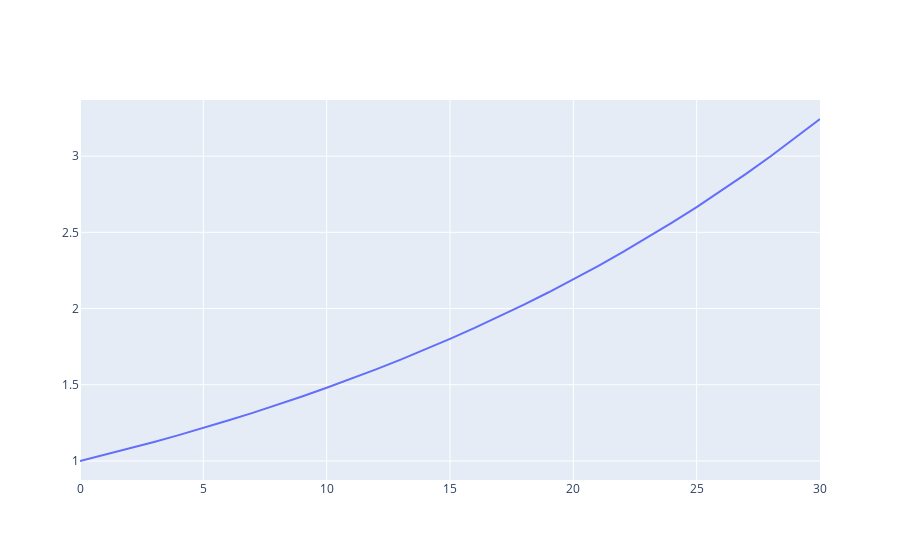

Here is the notebook cell this chart was saved with:
### Code cell


### Figure 1 — Plotly figure (JSON) as saved in the notebook; plotly's stock layout.template omitted (floating-point values rounded to 4 significant figures)
{"data": [{"mode": "lines", "type": "scatter", "x": [0, 1, 2, 3, 4, 5, 6, 7, 8, 9, 10, 11, 12, 13, 14, 15, 16, 17, 18, 19, 20, 21, 22, 23, 24, 25, 26, 27, 28, 29, 30], "y": [1, 1.04, 1.082, 1.125, 1.17, 1.217, 1.265, 1.316, 1.369, 1.423, 1.48, 1.539, 1.601, 1.665, 1.732, 1.801, 1.873, 1.948, 2.026, 2.107, 2.191, 2.279, 2.37, 2.465, 2.563, 2.666, 2.772, 2.883, 2.999, 3.119, 3.243]}], "layout": {}}
